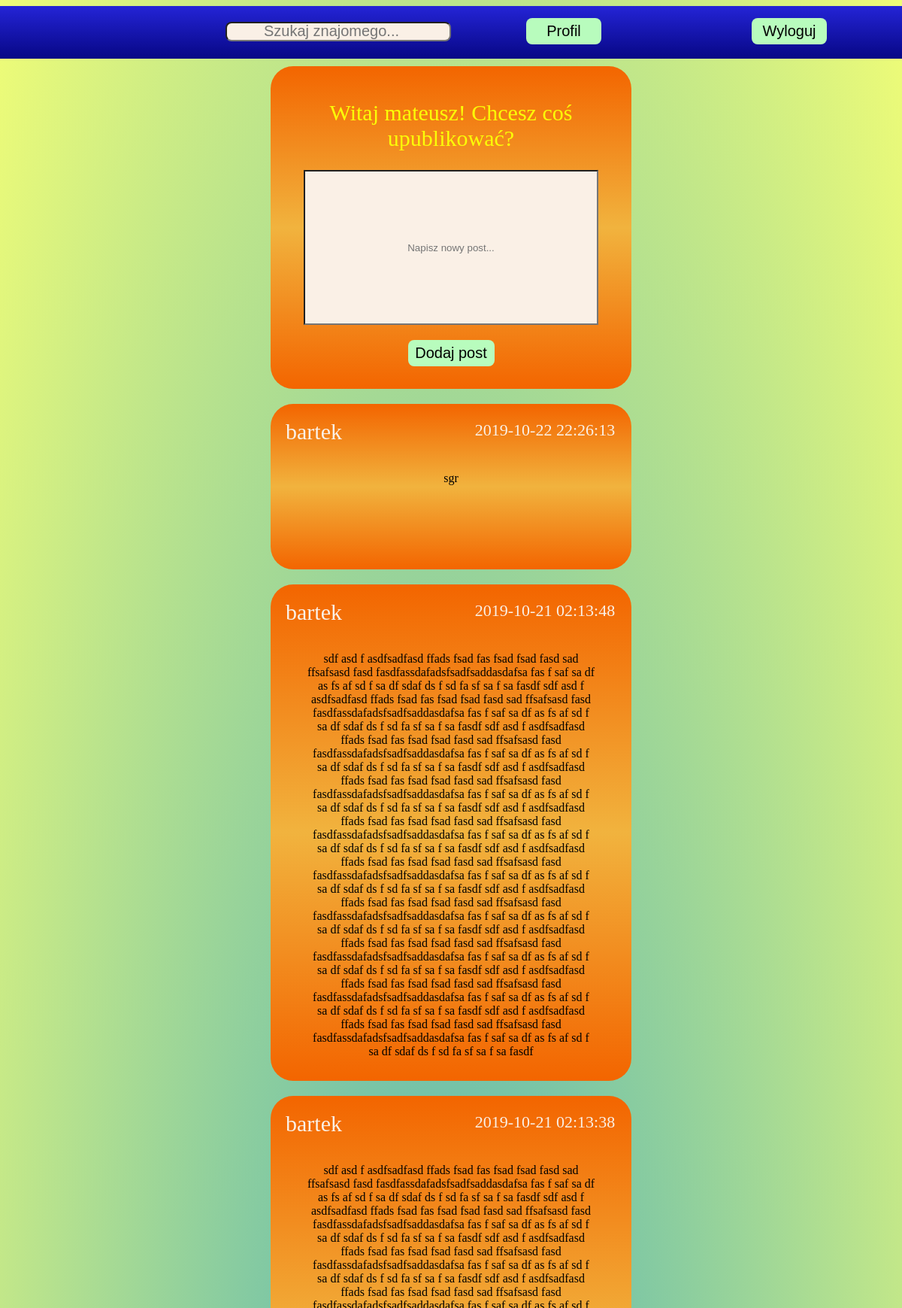
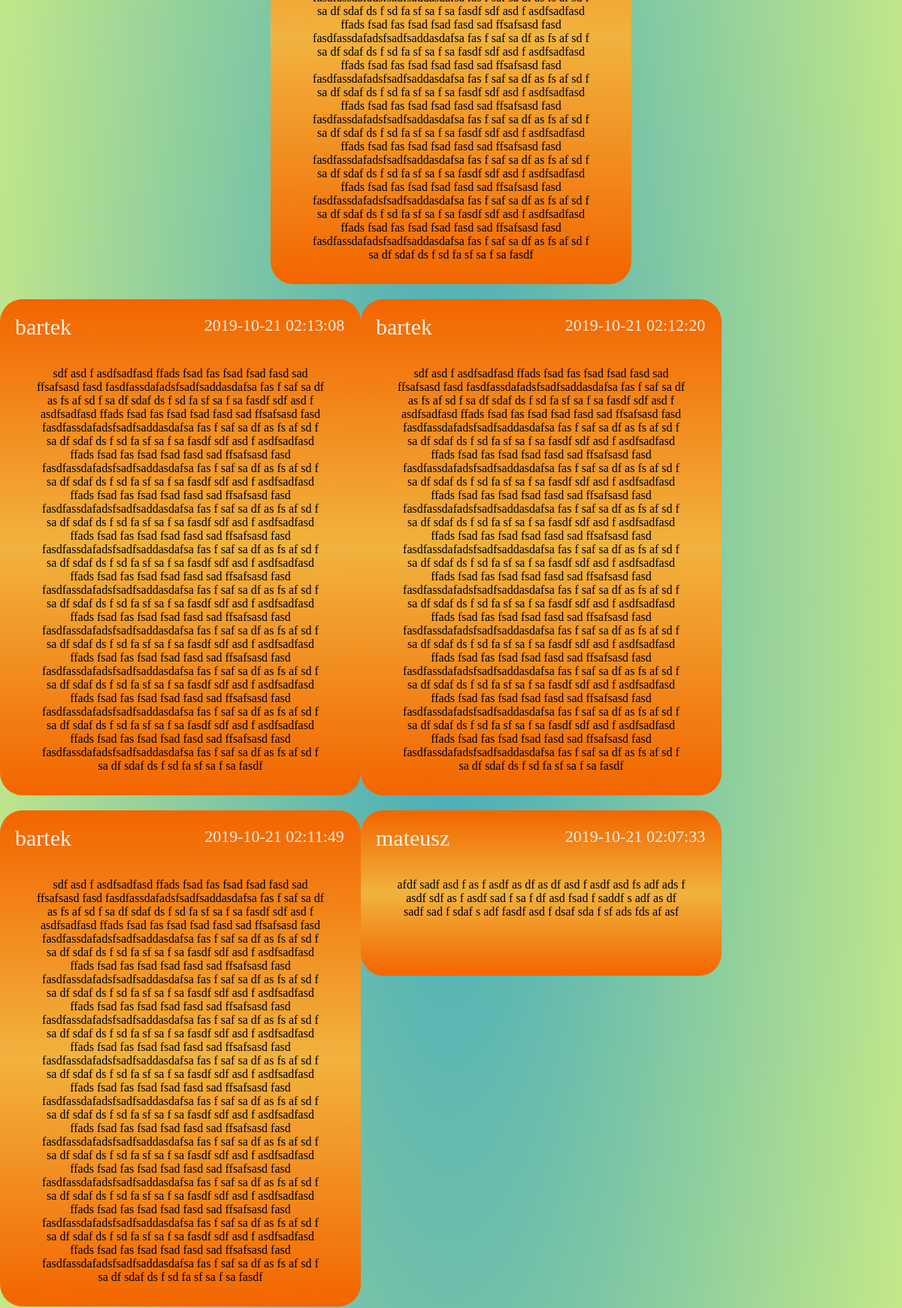
Screenshot of /tablica.php (signed in, upper part) with the database file from the repository (2 pictures, top to bottom).
### tables this page shows
CREATE TABLE `posty` (
  `ID` int(11) NOT NULL,
  `ID_LOGIN` int(11) NOT NULL,
  `TEKST` text NOT NULL,
  `DATA` datetime NOT NULL
);

CREATE TABLE `uzytkownicy` (
  `ID` int(11) NOT NULL,
  `LOGIN` varchar(100) NOT NULL,
  `HASLO` varchar(254) NOT NULL,
  `EMAIL` varchar(100) NOT NULL,
  `URODZENIE` date NOT NULL,
  `PLEC` varchar(10) NOT NULL,
  `OPIS` text,
  `MIEJSCOWOSC` text,
  `HOBBY` text,
  `profilowe` text NOT NULL
);

### tablica.php (the view, shortened to what this page needs)
<!doctype html>
    <html>
        <head>
            <link rel="stylesheet" href="style.css">
            <link rel="stylesheet" href="tablica.css">
        </head>
        <body>
                <div class="strona">
                    <?php include "menu.php" ?>
                        <div class="log">
                            <div class="x"></div>
                            <div class="y">
                                <div class="napis">
                                    Witaj <?php echo $_SESSION['zalogowany-user']; ?>! Chcesz coś upublikować?
                                </div>
                                <div class="post">
                                    <form action="tablica.php" method="post">
                                        <input type="text" placeholder="Napisz nowy post..."  name="text_post" class="okno_post" autofocus required>
                                </div>
                                <div class="dodaj_post">
                                        <input type="submit" name="dodaj" value="Dodaj post" class="zaloguj">
                                </div>
                            </div>
                            <?php
                                 require_once "polaczenie.php";
                                 try
                                 {
                                     $conn = new mysqli($servername, $username, $password, $dbname);
                                     if ($conn->connect_error)
                                         {
                                             throw new Exception(mysqli_connect_errno());
                                         }
                                     else
                                     {
                                         if($rezultat = $conn->query("SELECT TEKST,DATA,LOGIN FROM posty INNER JOIN uzytkownicy ON uzytkownicy.ID = posty.ID_LOGIN ORDER BY DATA DESC"))
                                         {
                                            if ($rezultat->num_rows > 0)
                                            {
                                                while($wiersz = $rezultat->fetch_assoc())
                                                {
                                                    echo "<div class='y'>";
                                                    echo "<div class='autor'>";
                                                    echo "<a href='profil.php?LOGIN=".$wiersz["LOGIN"]."' class='link_autor'>".$wiersz["LOGIN"]."</a>";
                                                    echo "<div class='data'>".$wiersz["DATA"]."</div>";
                                                    echo "</div>";
                                                    echo "<div class='tekst'>".$wiersz["TEKST"]."</div>";
                                                    echo "</div>";
                                                }
                                            }
                                         }
                                         else
                                         {
                                             throw new Exception($conn->connect_error);
                                         }
                                     }
                                 }
                                catch (Exception $e)
								{
									die("<div class='server_blad'>Błąd połaczenia! Przepraszamy! Proszę spróbować za chwilę!</div>");
								}
                            ?>
                            <div class="x">
                            </div>
                        </div>
                    </div>
                </div>
        </body>
    </html>

### style.css (style rules this page uses)
body { margin-left: auto; margin-right: auto; background: radial-gradient(rgba(20, 150, 173, 0.808),rgba(225, 250, 4, 0.541)); width: 100%; height: 100%; min-height: 730px; }
.log { width:100%; height: 300px; }
.x { width:30%; float: left; min-height: 800px; height: 100%; }
.y { width:40%; min-width: 400px; background: linear-gradient(rgb(243, 101, 0),rgb(241, 179, 62),rgb(243, 101, 0)); float: left; min-height: 200px; text-align: center; padding-top: 20px; border-radius: 30px; }
input,textarea { background: rgb(184, 252, 189); }
.zaloguj { width: 25%; min-width: 100px; border-radius: 8px; cursor: pointer; min-height: 35px; margin-top: 10px; font-size: 20px; border: 1px; }

### tablica.css (style rules this page uses)
.okno_post { width: 80%; min-height: 200px; text-align: center; background: linen; }
.napis { font-size: 30px; color: rgb(251, 255, 7); padding:25px; }
.dodaj_post { padding:10px; margin-bottom: 20px; }
.y { margin-bottom: 20px; }
.x { height: 2000px; }
.autor { text-align: left; margin-left: 20px; padding-bottom: 30px; font-size: 20px; color: linen; }
.link_autor { text-decoration: none; color: linen; font-size: 30px; display: block; width: 50%; float: left; height: 30px; }
.data { text-align: center; font-size: 22px; color: linen; width: 50%; float: left; line-height: 30px; height: 30px; }
.tekst { width: 80%; margin-left: auto; margin-right: auto; margin-top: 40px; padding-bottom: 30px; }

### rows the page displays
posty: uzytkownicy.LOGIN "bartek", DATA "2019-10-22 22:26:13", TEKST "sgr"
posty: uzytkownicy.LOGIN "bartek", DATA "2019-10-21 02:13:48", TEKST "sdf asd f asdfsadfasd ffads fsad fas fsad fsad fasd sad ffsafsasd fasd fasdfassdafadsfsadfsaddasdafsa fas f saf sa df as fs af sd f sa df sdaf ds f sd fa sf sa f sa fasdf sdf asd f asdfsadfasd ffads fsad fas fsad fsad fasd sad ffsafsasd fasd fasdfassdafadsfsadfsaddasdafsa fas f saf sa df as fs af sd f sa df sdaf ds f sd fa sf sa f sa fasdf sdf asd f asdfsadfasd ffads fsad fas fsad fsad fasd sad ffsafsasd fasd fasdfassdafadsfsadfsaddasdafsa fas f saf sa df as fs af sd f sa df sdaf ds f sd fa sf sa f sa fasdf sdf asd f asdfsadfasd ffads fsad fas fsad fsad fasd sad ffsafsasd fasd fasdfassdafadsfsadfsaddasdafsa fas f saf sa df as fs af sd f sa df sdaf ds f sd fa sf sa f sa fasdf sdf asd f…"
posty: uzytkownicy.LOGIN "bartek", DATA "2019-10-21 02:13:38", TEKST "sdf asd f asdfsadfasd ffads fsad fas fsad fsad fasd sad ffsafsasd fasd fasdfassdafadsfsadfsaddasdafsa fas f saf sa df as fs af sd f sa df sdaf ds f sd fa sf sa f sa fasdf sdf asd f asdfsadfasd ffads fsad fas fsad fsad fasd sad ffsafsasd fasd fasdfassdafadsfsadfsaddasdafsa fas f saf sa df as fs af sd f sa df sdaf ds f sd fa sf sa f sa fasdf sdf asd f asdfsadfasd ffads fsad fas fsad fsad fasd sad ffsafsasd fasd fasdfassdafadsfsadfsaddasdafsa fas f saf sa df as fs af sd f sa df sdaf ds f sd fa sf sa f sa fasdf sdf asd f asdfsadfasd ffads fsad fas fsad fsad fasd sad ffsafsasd fasd fasdfassdafadsfsadfsaddasdafsa fas f saf sa df as fs af sd f sa df sdaf ds f sd fa sf sa f sa fasdf sdf asd f…"
posty: uzytkownicy.LOGIN "bartek", DATA "2019-10-21 02:13:08", TEKST "sdf asd f asdfsadfasd ffads fsad fas fsad fsad fasd sad ffsafsasd fasd fasdfassdafadsfsadfsaddasdafsa fas f saf sa df as fs af sd f sa df sdaf ds f sd fa sf sa f sa fasdf sdf asd f asdfsadfasd ffads fsad fas fsad fsad fasd sad ffsafsasd fasd fasdfassdafadsfsadfsaddasdafsa fas f saf sa df as fs af sd f sa df sdaf ds f sd fa sf sa f sa fasdf sdf asd f asdfsadfasd ffads fsad fas fsad fsad fasd sad ffsafsasd fasd fasdfassdafadsfsadfsaddasdafsa fas f saf sa df as fs af sd f sa df sdaf ds f sd fa sf sa f sa fasdf sdf asd f asdfsadfasd ffads fsad fas fsad fsad fasd sad ffsafsasd fasd fasdfassdafadsfsadfsaddasdafsa fas f saf sa df as fs af sd f sa df sdaf ds f sd fa sf sa f sa fasdf sdf asd f…"
posty: uzytkownicy.LOGIN "bartek", DATA "2019-10-21 02:12:20", TEKST "sdf asd f asdfsadfasd ffads fsad fas fsad fsad fasd sad ffsafsasd fasd fasdfassdafadsfsadfsaddasdafsa fas f saf sa df as fs af sd f sa df sdaf ds f sd fa sf sa f sa fasdf sdf asd f asdfsadfasd ffads fsad fas fsad fsad fasd sad ffsafsasd fasd fasdfassdafadsfsadfsaddasdafsa fas f saf sa df as fs af sd f sa df sdaf ds f sd fa sf sa f sa fasdf sdf asd f asdfsadfasd ffads fsad fas fsad fsad fasd sad ffsafsasd fasd fasdfassdafadsfsadfsaddasdafsa fas f saf sa df as fs af sd f sa df sdaf ds f sd fa sf sa f sa fasdf sdf asd f asdfsadfasd ffads fsad fas fsad fsad fasd sad ffsafsasd fasd fasdfassdafadsfsadfsaddasdafsa fas f saf sa df as fs af sd f sa df sdaf ds f sd fa sf sa f sa fasdf sdf asd f…"
posty: uzytkownicy.LOGIN "bartek", DATA "2019-10-21 02:11:49", TEKST "sdf asd f asdfsadfasd ffads fsad fas fsad fsad fasd sad ffsafsasd fasd fasdfassdafadsfsadfsaddasdafsa fas f saf sa df as fs af sd f sa df sdaf ds f sd fa sf sa f sa fasdf sdf asd f asdfsadfasd ffads fsad fas fsad fsad fasd sad ffsafsasd fasd fasdfassdafadsfsadfsaddasdafsa fas f saf sa df as fs af sd f sa df sdaf ds f sd fa sf sa f sa fasdf sdf asd f asdfsadfasd ffads fsad fas fsad fsad fasd sad ffsafsasd fasd fasdfassdafadsfsadfsaddasdafsa fas f saf sa df as fs af sd f sa df sdaf ds f sd fa sf sa f sa fasdf sdf asd f asdfsadfasd ffads fsad fas fsad fsad fasd sad ffsafsasd fasd fasdfassdafadsfsadfsaddasdafsa fas f saf sa df as fs af sd f sa df sdaf ds f sd fa sf sa f sa fasdf sdf asd f…"
posty: uzytkownicy.LOGIN "mateusz", DATA "2019-10-21 02:07:33", TEKST "afdf sadf asd f as f asdf as df as df asd f asdf asd fs adf ads f asdf sdf as f asdf sad f sa f df asd fsad f saddf s adf as df sadf sad f sdaf s adf fasdf asd f dsaf sda f sf ads fds af asf"

### other values shown
$_SESSION['zalogowany-user'] "mateusz"
